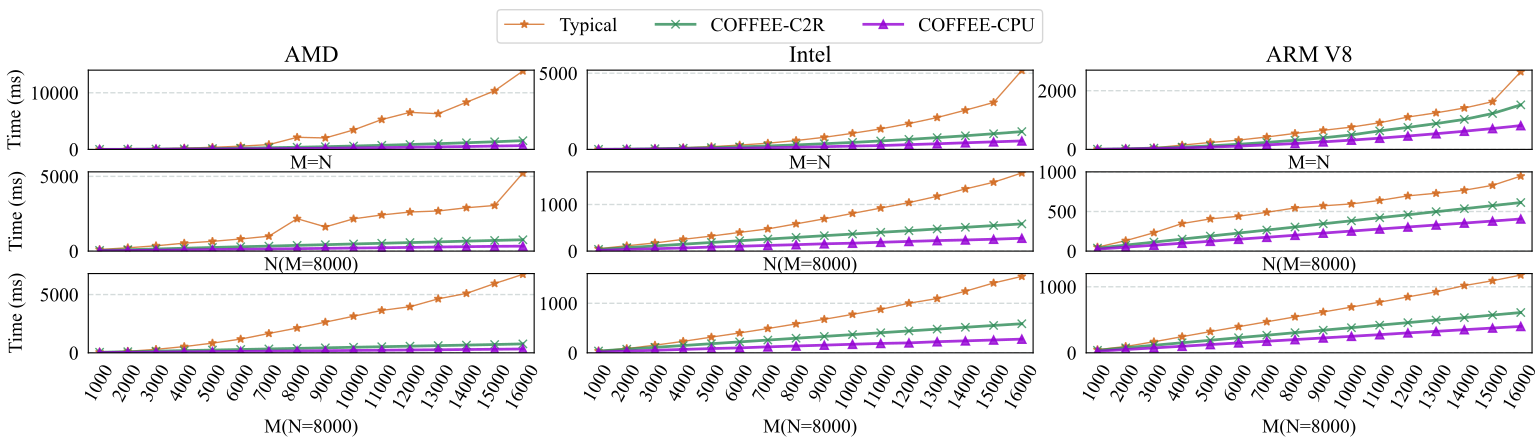

The Python source for this figure:
import numpy as np
from matplotlib import pyplot as plt

plt.rc('font', family='Times New Roman', size=14)

def draw_line_chart():
	
	fig = plt.figure(figsize=(16,4.4))

	ax = fig.add_subplot(3,3,1)
	ax.set_title('AMD')
	x = [1,2,3,4,5,6,7,8,9,10,11,12,13,14,15,16,]
	y1 = [7.422, 33.235, 102.856, 212.702, 368.838, 569.798, 848.387, 2135.594, 2025.112, 3441.345, 5276.192, 6546.597, 6302.475, 8333.169, 10354.331, 13854.362,]
	y3 = [2.964, 10.472, 23.294, 40.943, 63.703, 91.817, 125.298, 164.039, 213.702, 253.853, 310.565, 377.634, 448.317, 508.408, 592.994, 667.207,]
	y2 = [6.157, 24.096, 54.274, 96.391, 149.302, 219.003, 296.133, 380.427, 479.188, 597.948, 723.698, 861.793, 1012.784, 1175.690, 1349.000, 1539.930,]
	plt.plot(x,y1,'*-',alpha=0.8,color = 'chocolate',linewidth=1,label='Typical')
	plt.plot(x,y2,'x-',alpha=0.8,color = 'seagreen',linewidth=2,label='COFFEE-C2R')
	plt.plot(x,y3,'^-',alpha=0.8,color = 'darkviolet',linewidth=2,label='COFFEE-CPU')
	
	plt.ylim(0,14000)
	plt.xlim(0.6,16.4)
	ax.tick_params(left=False, bottom=False)
	plt.xticks([])
	plt.xlabel("M=N")
	plt.ylabel("Time (ms)",labelpad=4)
	# plt.grid(color='#95a5a6',linestyle='--', linewidth=1 ,axis='x',alpha=0.4)
	plt.grid(color='#95a5a6',linestyle='--', linewidth=1 ,axis='y',alpha=0.4)
	

	bx = fig.add_subplot(3,3,4)
	x = [1,2,3,4,5,6,7,8,9,10,11,12,13,14,15,16,]
	y1 = [106.311, 222.138, 356.350, 531.543, 653.118, 811.532, 997.874, 2167.316, 1619.750, 2160.146, 2418.879, 2615.924, 2683.306, 2899.414, 3052.143, 5219.382,]
	y3 = [20.757, 40.074, 60.455, 81.820, 101.327, 123.514, 141.917, 162.244, 183.461, 204.871, 225.302, 247.861, 274.993, 296.476, 319.709, 331.408,]
	y2 = [ 47.872, 95.260, 142.960, 193.106, 243.277, 292.243, 333.348, 384.948, 429.770, 479.071, 524.028, 570.507, 617.284, 666.934, 713.498, 760.033,]
	plt.plot(x,y1,'*-',alpha=0.8,color = 'chocolate',linewidth=1,label='Typical')
	plt.plot(x,y2,'x-',alpha=0.8,color = 'seagreen',linewidth=2,label='COFFEE-C2R')
	plt.plot(x,y3,'^-',alpha=0.8,color = 'darkviolet',linewidth=2,label='COFFEE-CPU')
	
	plt.ylim(0,5300)
	plt.xlim(0.6,16.4)
	bx.tick_params(left=False, bottom=False)
	plt.xticks([])
	plt.xlabel("N(M=8000)")
	plt.ylabel("Time (ms)",labelpad=10)
	# plt.grid(color='#95a5a6',linestyle='--', linewidth=1 ,axis='x',alpha=0.4)
	plt.grid(color='#95a5a6',linestyle='--', linewidth=1 ,axis='y',alpha=0.4)
	
	
	cx = fig.add_subplot(3,3,7)
	x = [1,2,3,4,5,6,7,8,9,10,11,12,13,14,15,16,]	
	y1 = [63.431, 130.565, 297.141, 534.403, 833.999, 1177.416, 1662.414, 2128.046, 2634.723, 3140.125, 3642.039, 3955.383, 4634.011, 5099.289, 5945.684, 6733.754,]
	y3 = [20.875, 41.233, 61.867, 84.351, 102.078, 122.751, 142.231, 161.891, 183.443, 204.347, 222.993, 243.734, 262.354, 284.161, 305.761, 330.057,]
	y2 = [48.295, 95.728, 143.572, 191.342, 237.436, 285.330, 333.824, 381.244, 428.515, 477.557, 523.826, 570.870, 618.695, 664.150, 712.480, 766.407,]
	plt.plot(x,y1,'*-',alpha=0.8,color = 'chocolate',linewidth=1,label='Typical')
	plt.plot(x,y2,'x-',alpha=0.8,color = 'seagreen',linewidth=2,label='COFFEE-C2R')
	plt.plot(x,y3,'^-',alpha=0.8,color = 'darkviolet',linewidth=2,label='COFFEE-CPU')
	
	plt.ylim(0,6800)
	plt.xlim(0.6,16.4)
	cx.tick_params(left=False, bottom=False)
	plt.xticks(x, [ '1000', '2000', '3000', '4000', '5000', '6000', '7000', '8000', '9000', '10000','11000', '12000', '13000', '14000', '15000','16000', ], rotation=60)
	plt.xlabel("M(N=8000)")
	plt.ylabel("Time (ms)",labelpad=10)
	# plt.grid(color='#95a5a6',linestyle='--', linewidth=1 ,axis='x',alpha=0.4)
	plt.grid(color='#95a5a6',linestyle='--', linewidth=1 ,axis='y',alpha=0.4)
	

	dx = fig.add_subplot(3,3,2)
	dx.set_title('Intel')
	x = [1,2,3,4,5,6,7,8,9,10,11,12,13,14,15,16,]	
	y1 = [4.485, 21.223, 55.235, 105.875, 179.798, 282.918, 406.332, 582.440, 796.013, 1056.278, 1346.351, 1695.218, 2090.724, 2574.308, 3081.228, 5181.614,]
	y2 = [4.691, 18.487, 41.930, 74.312, 115.861, 166.292, 225.934, 294.780, 371.897, 458.112, 553.277, 657.333, 772.628, 894.541, 1027.993, 1167.493,]
	y3 = [1.977, 8.196, 18.655, 34.300, 54.027, 77.962, 106.879, 137.800, 176.732, 217.812, 252.366, 312.570, 369.954, 433.879, 495.845, 555.169,]
	plt.plot(x,y1,'*-',alpha=0.8,color = 'chocolate',linewidth=1,label='Typical')
	plt.plot(x,y2,'x-',alpha=0.8,color = 'seagreen',linewidth=2,label='COFFEE-C2R')
	plt.plot(x,y3,'^-',alpha=0.8,color = 'darkviolet',linewidth=2,label='COFFEE-CPU')
	
	plt.ylim(0,5200)
	plt.xlim(0.6,16.4)
	dx.tick_params(left=False, bottom=False)
	plt.xticks([])
	plt.xlabel("M=N")
	# plt.grid(color='#95a5a6',linestyle='--', linewidth=1 ,axis='x',alpha=0.4)
	plt.grid(color='#95a5a6',linestyle='--', linewidth=1 ,axis='y',alpha=0.4)
	

	ex = fig.add_subplot(3,3,5)
	x = [1,2,3,4,5,6,7,8,9,10,11,12,13,14,15,16,]	
	y1 = [51.408, 114.254, 175.270, 252.967, 322.727, 401.417, 476.365, 584.507, 692.744, 809.088, 923.459, 1040.902, 1176.811, 1333.913, 1477.452, 1676.500,]
	y2 = [37.156, 74.142, 110.108, 148.534, 185.272, 222.131, 258.345, 293.865, 330.848, 366.303, 403.383, 438.390, 474.786, 510.952, 547.677, 583.867,]
	y3 = [16.490, 34.404, 51.828, 66.691, 86.952, 104.078, 122.021, 137.991, 157.051, 170.087, 189.682, 207.635, 225.824, 238.995, 254.858, 276.314,]
	plt.plot(x,y1,'*-',alpha=0.8,color = 'chocolate',linewidth=1,label='Typical')
	plt.plot(x,y2,'x-',alpha=0.8,color = 'seagreen',linewidth=2,label='COFFEE-C2R')
	plt.plot(x,y3,'^-',alpha=0.8,color = 'darkviolet',linewidth=2,label='COFFEE-CPU')
	
	plt.ylim(0,1700)
	plt.xlim(0.6,16.4)
	ex.tick_params(left=False, bottom=False)
	plt.xticks([])
	plt.xlabel("N(M=8000)")
	# plt.grid(color='#95a5a6',linestyle='--', linewidth=1 ,axis='x',alpha=0.4)
	plt.grid(color='#95a5a6',linestyle='--', linewidth=1 ,axis='y',alpha=0.4)

	
	fx = fig.add_subplot(3,3,8)
	x = [1,2,3,4,5,6,7,8,9,10,11,12,13,14,15,16,]	
	y1 = [38.171, 86.268, 154.201, 232.063, 317.357, 401.531, 490.759, 583.933, 677.164, 776.333, 877.125, 1001.957, 1095.949, 1243.722, 1410.052, 1543.420,]
	y2 = [36.806, 73.499, 110.470, 147.409, 184.304, 220.693, 257.758, 294.354, 331.350, 367.990, 405.274, 442.033, 478.415, 515.564, 552.473, 587.038,]
	y3 = [17.009, 34.222, 51.398, 68.640, 85.936, 99.813, 120.391, 138.102, 155.010, 172.857, 189.688, 200.376, 224.325, 241.751, 258.894, 276.724,]
	plt.plot(x,y1,'*-',alpha=0.8,color = 'chocolate',linewidth=1,label='Typical')
	plt.plot(x,y2,'x-',alpha=0.8,color = 'seagreen',linewidth=2,label='COFFEE-C2R')
	plt.plot(x,y3,'^-',alpha=0.8,color = 'darkviolet',linewidth=2,label='COFFEE-CPU')
	
	plt.ylim(0,1600)
	plt.xlim(0.6,16.4)
	fx.tick_params(left=False, bottom=False)
	plt.xticks(x, [ '1000', '2000', '3000', '4000', '5000', '6000', '7000', '8000', '9000', '10000','11000', '12000', '13000', '14000', '15000','16000', ], rotation=60)
	plt.xlabel("M(N=8000)")
	# plt.grid(color='#95a5a6',linestyle='--', linewidth=1 ,axis='x',alpha=0.4)
	plt.grid(color='#95a5a6',linestyle='--', linewidth=1 ,axis='y',alpha=0.4)
	

	gx = fig.add_subplot(3,3,3)
	gx.set_title('ARM V8')
	x = [1,2,3,4,5,6,7,8,9,10,11,12,13,14,15,16,]	
	y1 = [7.561, 23.515, 53.359, 146.741, 235.739, 316.902, 424.000, 544.645, 650.267, 760.382, 908.803, 1102.971, 1245.615, 1409.942, 1625.245, 2643.489,]
	y2 = [6.118, 19.323, 43.564, 77.471, 121.102, 174.799, 238.178, 311.129, 396.239, 493.538, 630.866, 750.471, 879.798, 1022.540, 1222.993, 1517.253,]
	y3 = [4.100, 12.219, 27.755, 49.737, 77.727, 112.269, 152.842, 200.890, 255.602, 316.108, 382.368, 455.988, 534.308, 619.105, 711.258, 811.551,]
	plt.plot(x,y1,'*-',alpha=0.8,color = 'chocolate',linewidth=1,label='Typical')
	plt.plot(x,y2,'x-',alpha=0.8,color = 'seagreen',linewidth=2,label='COFFEE-C2R')
	plt.plot(x,y3,'^-',alpha=0.8,color = 'darkviolet',linewidth=2,label='COFFEE-CPU')
	
	plt.ylim(0,2700)
	plt.xlim(0.6,16.4)
	gx.tick_params(left=False, bottom=False)
	plt.xticks([])
	plt.xlabel("M=N")
	# plt.grid(color='#95a5a6',linestyle='--', linewidth=1 ,axis='x',alpha=0.4)
	plt.grid(color='#95a5a6',linestyle='--', linewidth=1 ,axis='y',alpha=0.4)
	

	hx = fig.add_subplot(3,3,6)
	x = [1,2,3,4,5,6,7,8,9,10,11,12,13,14,15,16,]
	y1 = [50.392, 132.137, 231.773, 347.743, 406.897, 439.867, 490.215, 544.613, 571.707, 595.682, 639.430, 697.219, 730.185, 768.507, 830.168, 946.492,]
	y2 = [38.000, 75.873, 113.798, 151.639, 189.545, 227.901, 266.165, 304.357, 345.340, 382.485, 421.579, 458.842, 497.819, 535.457, 574.196, 612.977,]
	y3 = [25.235, 49.635, 74.551, 99.785, 124.489, 149.785, 174.561, 200.285, 227.180, 252.952, 278.658, 304.214, 329.627, 353.723, 379.261, 405.669,]
	plt.plot(x,y1,'*-',alpha=0.8,color = 'chocolate',linewidth=1,label='Typical')
	plt.plot(x,y2,'x-',alpha=0.8,color = 'seagreen',linewidth=2,label='COFFEE-C2R')
	plt.plot(x,y3,'^-',alpha=0.8,color = 'darkviolet',linewidth=2,label='COFFEE-CPU')
	
	plt.ylim(0,1000)
	plt.xlim(0.6,16.4)
	hx.tick_params(left=False, bottom=False)
	plt.xticks([])
	plt.xlabel("N(M=8000)")
	# plt.grid(color='#95a5a6',linestyle='--', linewidth=1 ,axis='x',alpha=0.4)
	plt.grid(color='#95a5a6',linestyle='--', linewidth=1 ,axis='y',alpha=0.4)
	
	
	ix = fig.add_subplot(3,3,9)
	x = [1,2,3,4,5,6,7,8,9,10,11,12,13,14,15,16,]
	y1 = [47.556, 96.166, 167.660, 245.103, 321.461, 395.788, 470.172, 544.361, 618.036, 692.901, 767.498, 847.242, 923.149, 1018.320, 1091.810, 1177.539,]
	y2 = [38.054, 76.093, 114.363, 152.496, 190.220, 228.855, 266.467, 304.924, 342.398, 380.472, 419.144, 456.684, 495.508, 532.715, 572.047, 610.310,]
	y3 = [24.766, 49.642, 74.446, 99.638, 125.105, 150.235, 175.441, 200.432, 225.303, 250.290, 275.255, 301.622, 325.177, 350.276, 375.231, 400.230,]
	plt.plot(x,y1,'*-',alpha=0.8,color = 'chocolate',linewidth=1,label='Typical')
	plt.plot(x,y2,'x-',alpha=0.8,color = 'seagreen',linewidth=2,label='COFFEE-C2R')
	plt.plot(x,y3,'^-',alpha=0.8,color = 'darkviolet',linewidth=2,label='COFFEE-CPU')
	
	plt.ylim(0,1200)
	plt.xlim(0.6,16.4)
	ix.tick_params(left=False, bottom=False)
	plt.xticks(x, [ '1000', '2000', '3000', '4000', '5000', '6000', '7000', '8000', '9000', '10000','11000', '12000', '13000', '14000', '15000','16000', ], rotation=60)
	plt.xlabel("M(N=8000)")
	# plt.grid(color='#95a5a6',linestyle='--', linewidth=1 ,axis='x',alpha=0.4)
	plt.grid(color='#95a5a6',linestyle='--', linewidth=1 ,axis='y',alpha=0.4)

	lines, labels = fig.axes[-1].get_legend_handles_labels()
	fig.legend(lines, labels, loc = 'upper center',ncol=3)

	plt.show()
	
draw_line_chart()
